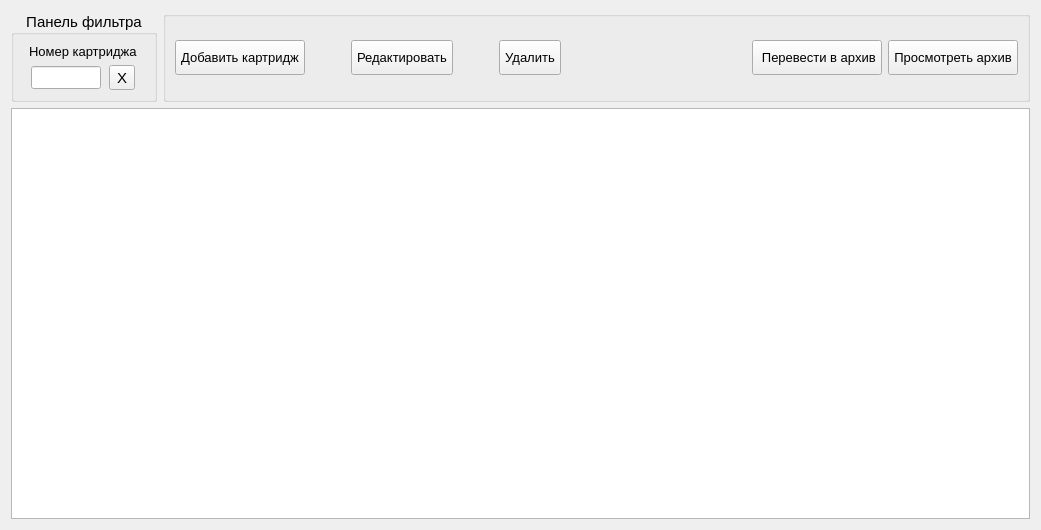
<?xml version="1.0" encoding="UTF-8"?>
<ui version="4.0">
 <class>cartr_view</class>
 <widget class="QWidget" name="cartr_view">
  <property name="geometry">
   <rect>
    <x>0</x>
    <y>0</y>
    <width>1041</width>
    <height>530</height>
   </rect>
  </property>
  <property name="font">
   <font>
    <family>MS Shell Dlg 2</family>
    <pointsize>8</pointsize>
    <weight>50</weight>
    <italic>false</italic>
    <bold>false</bold>
   </font>
  </property>
  <property name="windowTitle">
   <string>Form</string>
  </property>
  <layout class="QGridLayout" name="gridLayout">
   <item row="0" column="0">
    <layout class="QHBoxLayout" name="horizontalLayout_4">
     <item>
      <widget class="QGroupBox" name="groupBox_2">
       <property name="font">
        <font>
         <pointsize>11</pointsize>
        </font>
       </property>
       <property name="title">
        <string>Панель фильтра</string>
       </property>
       <property name="alignment">
        <set>Qt::AlignCenter</set>
       </property>
       <layout class="QHBoxLayout" name="horizontalLayout_3">
        <item>
         <layout class="QVBoxLayout" name="verticalLayout">
          <item>
           <widget class="QLabel" name="label">
            <property name="font">
             <font>
              <pointsize>10</pointsize>
             </font>
            </property>
            <property name="text">
             <string>Номер картриджа</string>
            </property>
           </widget>
          </item>
          <item>
           <layout class="QHBoxLayout" name="horizontalLayout_2">
            <item>
             <widget class="QLineEdit" name="nomer_LE">
              <property name="sizePolicy">
               <sizepolicy hsizetype="Minimum" vsizetype="Fixed">
                <horstretch>0</horstretch>
                <verstretch>0</verstretch>
               </sizepolicy>
              </property>
              <property name="maximumSize">
               <size>
                <width>70</width>
                <height>16777215</height>
               </size>
              </property>
              <property name="font">
               <font>
                <pointsize>10</pointsize>
               </font>
              </property>
             </widget>
            </item>
            <item>
             <widget class="QToolButton" name="clear_TB">
              <property name="toolTip">
               <string>Очитить фильтр</string>
              </property>
              <property name="text">
               <string>X</string>
              </property>
             </widget>
            </item>
           </layout>
          </item>
         </layout>
        </item>
       </layout>
      </widget>
     </item>
     <item>
      <widget class="QGroupBox" name="groupBox">
       <property name="font">
        <font>
         <pointsize>10</pointsize>
        </font>
       </property>
       <property name="alignment">
        <set>Qt::AlignHCenter</set>
       </property>
       <layout class="QHBoxLayout" name="horizontalLayout">
        <item>
         <widget class="QPushButton" name="add_PB">
          <property name="minimumSize">
           <size>
            <width>0</width>
            <height>35</height>
           </size>
          </property>
          <property name="font">
           <font>
            <pointsize>10</pointsize>
           </font>
          </property>
          <property name="styleSheet">
           <string notr="true">padding: 5px;</string>
          </property>
          <property name="text">
           <string>Добавить картридж</string>
          </property>
          <property name="icon">
           <iconset resource="resources.qrc">
            <normaloff>:/resources/0416.ico</normaloff>:/resources/0416.ico</iconset>
          </property>
          <property name="iconSize">
           <size>
            <width>24</width>
            <height>24</height>
           </size>
          </property>
         </widget>
        </item>
        <item>
         <spacer>
          <property name="orientation">
           <enum>Qt::Horizontal</enum>
          </property>
          <property name="sizeType">
           <enum>QSizePolicy::Minimum</enum>
          </property>
          <property name="sizeHint" stdset="0">
           <size>
            <width>40</width>
            <height>20</height>
           </size>
          </property>
         </spacer>
        </item>
        <item>
         <widget class="QPushButton" name="edit_PB">
          <property name="minimumSize">
           <size>
            <width>0</width>
            <height>35</height>
           </size>
          </property>
          <property name="font">
           <font>
            <pointsize>10</pointsize>
           </font>
          </property>
          <property name="styleSheet">
           <string notr="true">padding: 5px;</string>
          </property>
          <property name="text">
           <string>Редактировать</string>
          </property>
          <property name="icon">
           <iconset resource="resources.qrc">
            <normaloff>:/buttonEdit</normaloff>:/buttonEdit</iconset>
          </property>
          <property name="iconSize">
           <size>
            <width>24</width>
            <height>24</height>
           </size>
          </property>
         </widget>
        </item>
        <item>
         <spacer name="horizontalSpacer">
          <property name="orientation">
           <enum>Qt::Horizontal</enum>
          </property>
          <property name="sizeType">
           <enum>QSizePolicy::Minimum</enum>
          </property>
          <property name="sizeHint" stdset="0">
           <size>
            <width>40</width>
            <height>20</height>
           </size>
          </property>
         </spacer>
        </item>
        <item>
         <widget class="QPushButton" name="delete_PB">
          <property name="minimumSize">
           <size>
            <width>0</width>
            <height>35</height>
           </size>
          </property>
          <property name="font">
           <font>
            <pointsize>10</pointsize>
           </font>
          </property>
          <property name="styleSheet">
           <string notr="true">padding: 5px;</string>
          </property>
          <property name="text">
           <string>Удалить</string>
          </property>
          <property name="icon">
           <iconset resource="resources.qrc">
            <normaloff>:/buttonDelete</normaloff>:/buttonDelete</iconset>
          </property>
          <property name="iconSize">
           <size>
            <width>24</width>
            <height>24</height>
           </size>
          </property>
         </widget>
        </item>
        <item>
         <spacer>
          <property name="orientation">
           <enum>Qt::Horizontal</enum>
          </property>
          <property name="sizeHint" stdset="0">
           <size>
            <width>31</width>
            <height>60</height>
           </size>
          </property>
         </spacer>
        </item>
        <item>
         <widget class="QPushButton" name="arhiv_add_PB">
          <property name="minimumSize">
           <size>
            <width>0</width>
            <height>35</height>
           </size>
          </property>
          <property name="font">
           <font>
            <pointsize>10</pointsize>
           </font>
          </property>
          <property name="layoutDirection">
           <enum>Qt::RightToLeft</enum>
          </property>
          <property name="styleSheet">
           <string notr="true">padding: 5px;</string>
          </property>
          <property name="text">
           <string> Перевести в архив</string>
          </property>
          <property name="icon">
           <iconset resource="resources.qrc">
            <normaloff>:/resources/0722.ico</normaloff>:/resources/0722.ico</iconset>
          </property>
          <property name="iconSize">
           <size>
            <width>30</width>
            <height>30</height>
           </size>
          </property>
         </widget>
        </item>
        <item>
         <widget class="QPushButton" name="arhiv_view_PB">
          <property name="minimumSize">
           <size>
            <width>0</width>
            <height>35</height>
           </size>
          </property>
          <property name="font">
           <font>
            <pointsize>10</pointsize>
           </font>
          </property>
          <property name="styleSheet">
           <string notr="true">padding: 5px;</string>
          </property>
          <property name="text">
           <string>Просмотреть архив</string>
          </property>
          <property name="icon">
           <iconset resource="resources.qrc">
            <normaloff>:/resources/0058.ico</normaloff>:/resources/0058.ico</iconset>
          </property>
          <property name="iconSize">
           <size>
            <width>24</width>
            <height>30</height>
           </size>
          </property>
         </widget>
        </item>
       </layout>
      </widget>
     </item>
    </layout>
   </item>
   <item row="1" column="0">
    <widget class="QTableView" name="tableView">
     <property name="selectionMode">
      <enum>QAbstractItemView::SingleSelection</enum>
     </property>
     <property name="selectionBehavior">
      <enum>QAbstractItemView::SelectRows</enum>
     </property>
     <property name="sortingEnabled">
      <bool>true</bool>
     </property>
    </widget>
   </item>
  </layout>
 </widget>
 <resources>
  <include location="resources.qrc"/>
 </resources>
 <connections/>
</ui>
